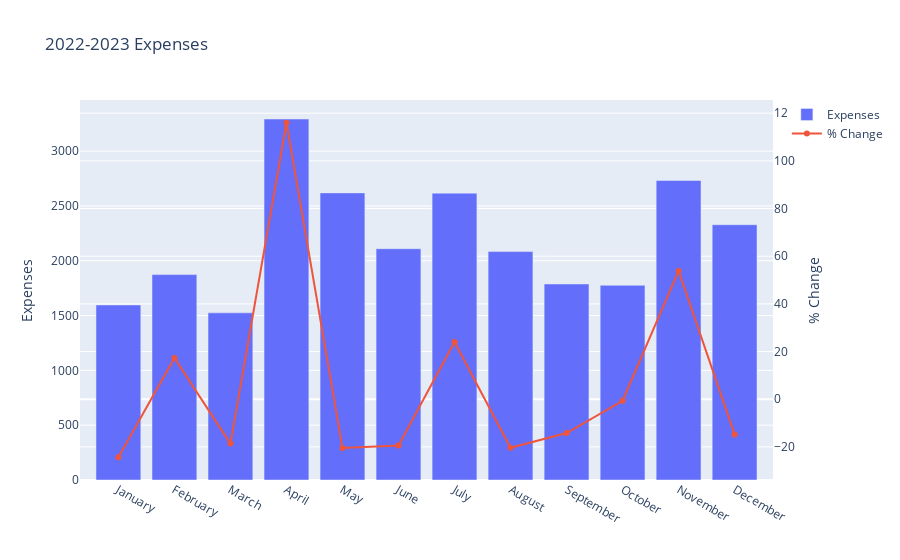

Source (notebook cell):
### Code cell
# 2022-2023 Data
filter2022_2023 = result[result['Year'] == '2022-2023']

trace1 = go.Bar(
    x=filter2022_2023.index,
    y=filter2022_2023['Grand Total'],
    name='Expenses'
)

# create trace for second y-axis
trace2 = go.Scatter(
    x=result.index,
    y=filter2022_2023['% Change'],
    name='% Change',
    yaxis='y2'
)

# define layout with two y-axes
layout = go.Layout(
    title='2022-2023 Expenses',
    yaxis=dict(
        title='Expenses'
    ),
    yaxis2=dict(
        title='% Change',
        overlaying='y',
        side='right'
    )
)

# create figure object
fig1 = go.Figure(data=[trace1, trace2], layout=layout)

# show the figure
fig1.show()
Expenses2022_2023 = json.dumps(fig1, cls=plotly.utils.PlotlyJSONEncoder)

### Figure 1 — Plotly figure (JSON) as saved in the notebook; plotly's stock layout.template omitted (floating-point values rounded to 4 significant figures)
{"data": [{"name": "Expenses", "type": "bar", "x": ["January", "February", "March", "April", "May", "June", "July", "August", "September", "October", "November", "December"], "y": [1597.0, 1874.0, 1525.0, 3293.0, 2619.0, 2110.0, 2617.0, 2084.0, 1788.0, 1777.0, 2733.0, 2329.0]}, {"name": "% Change", "type": "scatter", "x": ["January", "February", "March", "April", "May", "June", "July", "August", "September", "October", "November", "December", "January", "February", "March", "April", "May", "June", "July", "August", "September", "October", "November", "December", "January", "February", "March", "April", "May", "June", "July", "August", "September", "October", "November", "December"], "y": [-24.35, 17.32, -18.62, 116.0, -20.47, -19.44, 24.03, -20.38, -14.18, -0.6515, 53.82, -14.77], "yaxis": "y2"}], "layout": {"title": {"text": "2022-2023 Expenses"}, "yaxis": {"title": {"text": "Expenses"}}, "yaxis2": {"overlaying": "y", "side": "right", "title": {"text": "% Change"}}}}
